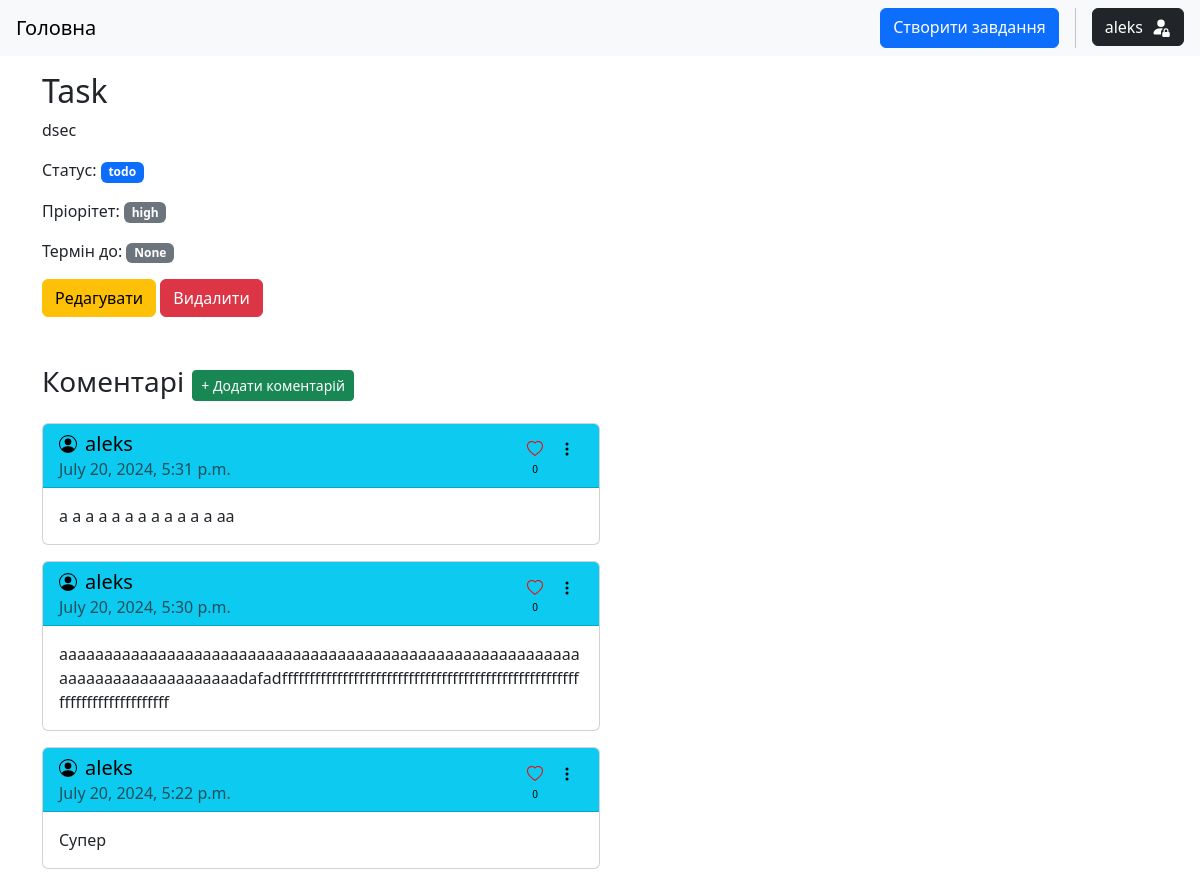
/1/ (signed in), run on an earlier commit of the app's database.
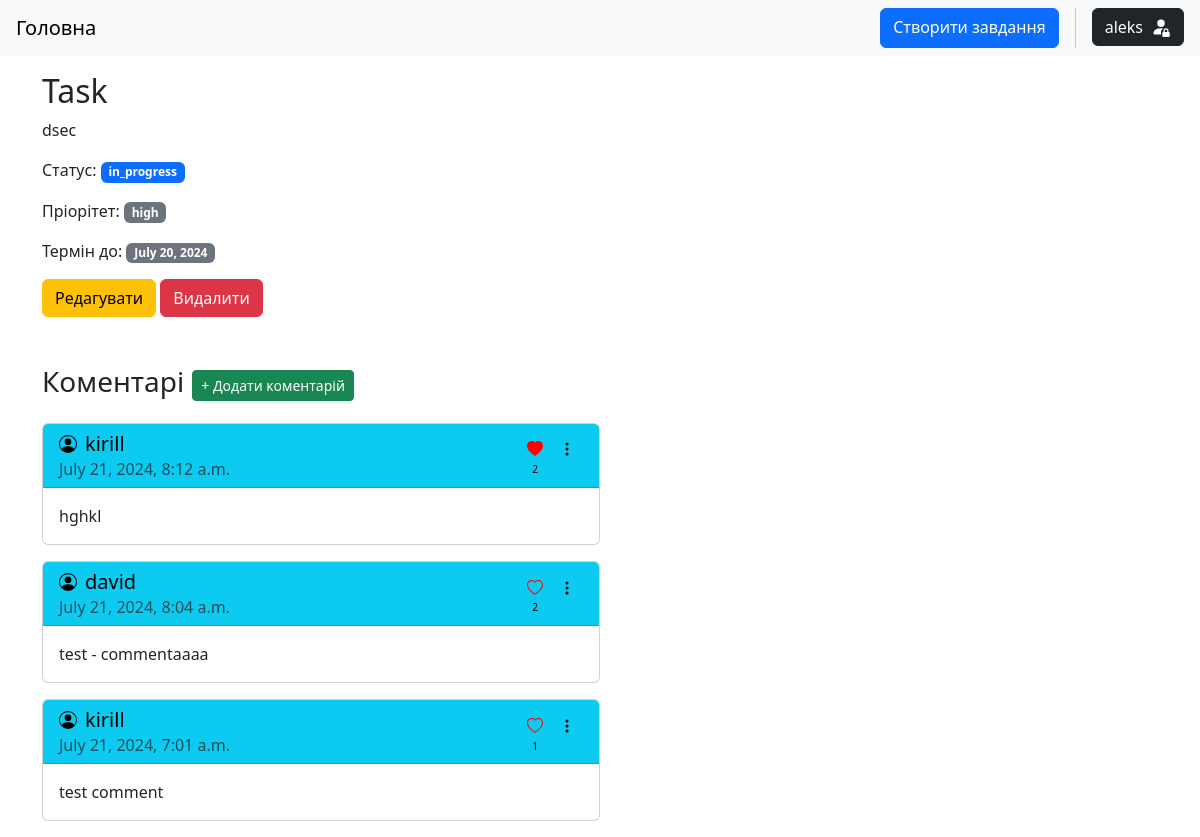
And on a later commit of the database.
### tasks/models.py (models this page shows, shortened)
class Task(models.Model):
    STATUS_CHOICES = (
        ("todo", "To Do"),
        ("in_progress", "In Progress"),
        ("done", "Done")
    )
    PRIORITY_CHOICES = (
        ("low", "Low"),
        ("medium", "Medium"),
        ("high", "High")
    )
    title = models.CharField(max_length=256)
    description = models.TextField()
    status = models.CharField(max_length=20, choices=STATUS_CHOICES, default="todo")
    priority = models.CharField(max_length=20, choices=PRIORITY_CHOICES, default="medium")
    due_date = models.DateField(null=True, blank=True)
    author = models.ForeignKey(User, on_delete=models.CASCADE, related_name="tasks")
    created = models.DateTimeField(auto_now_add=True)
    class Meta:
        ordering = ["-due_date", "-created"]

class Comment(models.Model):
    task = models.ForeignKey(Task, on_delete=models.CASCADE, related_name="comments")
    text = models.TextField()
    author = models.ForeignKey(User, on_delete=models.CASCADE)
    created_at = models.DateTimeField(auto_now_add=True)
    class Meta:
        ordering = ["-created_at"]

class Like(models.Model):
    comment = models.ForeignKey(Comment, on_delete=models.CASCADE, related_name="likes")
    author = models.ForeignKey(User, on_delete=models.CASCADE, related_name="like_comments")
    created_at = models.DateTimeField(auto_now_add=True)
    class Meta:
        unique_together = ("comment", "author")

### tasks/views.py (the view, shortened to what this page needs)
# urls.py: path("<int:pk>/", views.TaskDetailView.as_view(), name="task-detail"),
class TaskDetailView(LoginRequiredMixin, DetailView):
    model = models.Task
    context_object_name = "task"
    template_name = "tasks/task_detail.html"
    def get_context_data(self, **kwargs):
        context = super().get_context_data(**kwargs)
        task = self.get_object()
        user = self.request.user
        comments = models.Comment.objects.filter(task=task).annotate(count=Count("likes")).order_by("-count", "-created_at")
        context["comments"] = comments
        context["liked_comments"] = []
        if user.is_authenticated:
            context["liked_comments"] = [comment for comment in comments if any(like in comment.likes.all() for like in user.like_comments.all())]
        context["form"] = CommentForm()
        return context

### templates/tasks/task_detail.html (shortened to what this page needs)
{% extends 'base.html' %}
{% block content %}
<div class="container mt-3">
    <h2>{{task.title}}</h2>
    <p>{{task.description}}</p>
    <p>Статус: <span class="badge bg-primary">{{task.status}}</span></p>
    <p>Пріорітет: <span class="badge bg-secondary">{{task.priority}}</span></p>
    <p>Термін до:
    <span class="badge text-bg-secondary">
    {% if task.due_date %}
        {{task.due_date}}
    {% else %}
        None
    {% endif %}
    </span>
    </p>
    <a href="{% url 'tasks:task-update' task.pk %}" class="btn btn-warning">Редагувати</a>
    <a href="{% url 'tasks:task-delete' task.pk %}" class="btn btn-danger">Видалити</a>
    <div class="my-3">
        <div class="d-flex align-items-center gap-2">
            <span class="h3">Коментарі</span>
            <button type="button" class="btn btn-sm btn-success" data-bs-toggle="collapse" data-bs-target="#comment-form" aria-expanded="false" aria-controls="comment-form">+ Додати коментарій</button>
        </div>
        {% for comment in comments %}
            <div class="card w-50 my-3" id="{{comment.id}}">
                <div class="card-header text-bg-info d-flex align-items-center justify-content-between">
                    <div class="d-flex flex-column">
                        <span class="h5 d-flex align-items-center gap-2">
                            {{comment.author.username}}
                        </span>
                        <h6 class="card-subtitle text-muted">
                            {{comment.created_at}}
                        </h6>
                    </div>
                    <div class="btn-group">
                        <form action="{% url 'tasks:comment-like' comment.pk %}" method="post" class="d-flex align-items-center flex-column">
                            <button type="submit" class="btn btn-sm border-0" title="Лайк">
                                {% if comment in liked_comments %}
                                    <svg xmlns="http://www.w3.org/2000/svg" width="16" height="16" fill="red" class="bi bi-heart-fill" viewBox="0 0 16 16">
                                        <path fill-rule="evenodd" d="M8 1.314C12.438-3.248 23.534 4.735 8 15-7.534 4.736 3.562-3.248 8 1.314"/>
                                    </svg>
                                {% endif %}
                            </button>
                            <span style="font-size: x-small;">{{comment.likes.all|length}}</span>
                        </form>
                        <div class="dropend dropend-right">
                            <button type="button" class="btn btn-sm border-0 w-auto" data-bs-toggle="dropdown" aria-expanded="false">
                                <svg xmlns="http://www.w3.org/2000/svg" width="16" height="16" fill="black" class="bi bi-three-dots-vertical" viewBox="0 0 16 16">
                                    <path d="M9.5 13a1.5 1.5 0 1 1-3 0 1.5 1.5 0 0 1 3 0m0-5a1.5 1.5 0 1 1-3 0 1.5 1.5 0 0 1 3 0m0-5a1.5 1.5 0 1 1-3 0 1.5 1.5 0 0 1 3 0"/>
                                </svg>
                            </button>
                        </div>
                    </div>
                </div>
                <div class="card-body">
                    <p class="card-text">
                        {{comment.text}}
                    </p>
                </div>
            </div>
        {% empty %}
            <div class="card text-center my-3">
                <div class="card-body">
                    Коментарів немає
                </div>
            </div>
        {% endfor %}
    </div>
</div>
{% endblock %}

What changed in the data, as far as the page shows it:
removed Comment: author.username "aleks", created_at "July 20, 2024, 5:31 p.m.", likes.all|length "0", text "a a a a a a a a a a a a aa"
removed Comment: author.username "aleks", created_at "July 20, 2024, 5:30 p.m.", likes.all|length "0", text "aaaaaaaaaaaaaaaaaaaaaaaaaaaaaaaaaaaaaaaaaaaaaaaaaaaaaaaaaaaaaaaaaaaaaaaaaaaaaadafadffffffffffffffffffffffffffffffffffffffffffffffffffffffffffffffffffffffffff"
removed Comment: author.username "aleks", created_at "July 20, 2024, 5:22 p.m.", likes.all|length "0", text "Супер"
changed Task "Task": status "todo" → "in_progress"; due_date (not shown) → "July 20, 2024"
added Comment: author.username "kirill", created_at "July 21, 2024, 8:12 a.m.", likes.all|length "2", text "hghkl"
added Comment: author.username "david", created_at "July 21, 2024, 8:04 a.m.", likes.all|length "2", text "test - commentaaaa"
added Comment: author.username "kirill", created_at "July 21, 2024, 7:01 a.m.", likes.all|length "1", text "test comment"
Also different on the page:
text no longer shown: "None"
